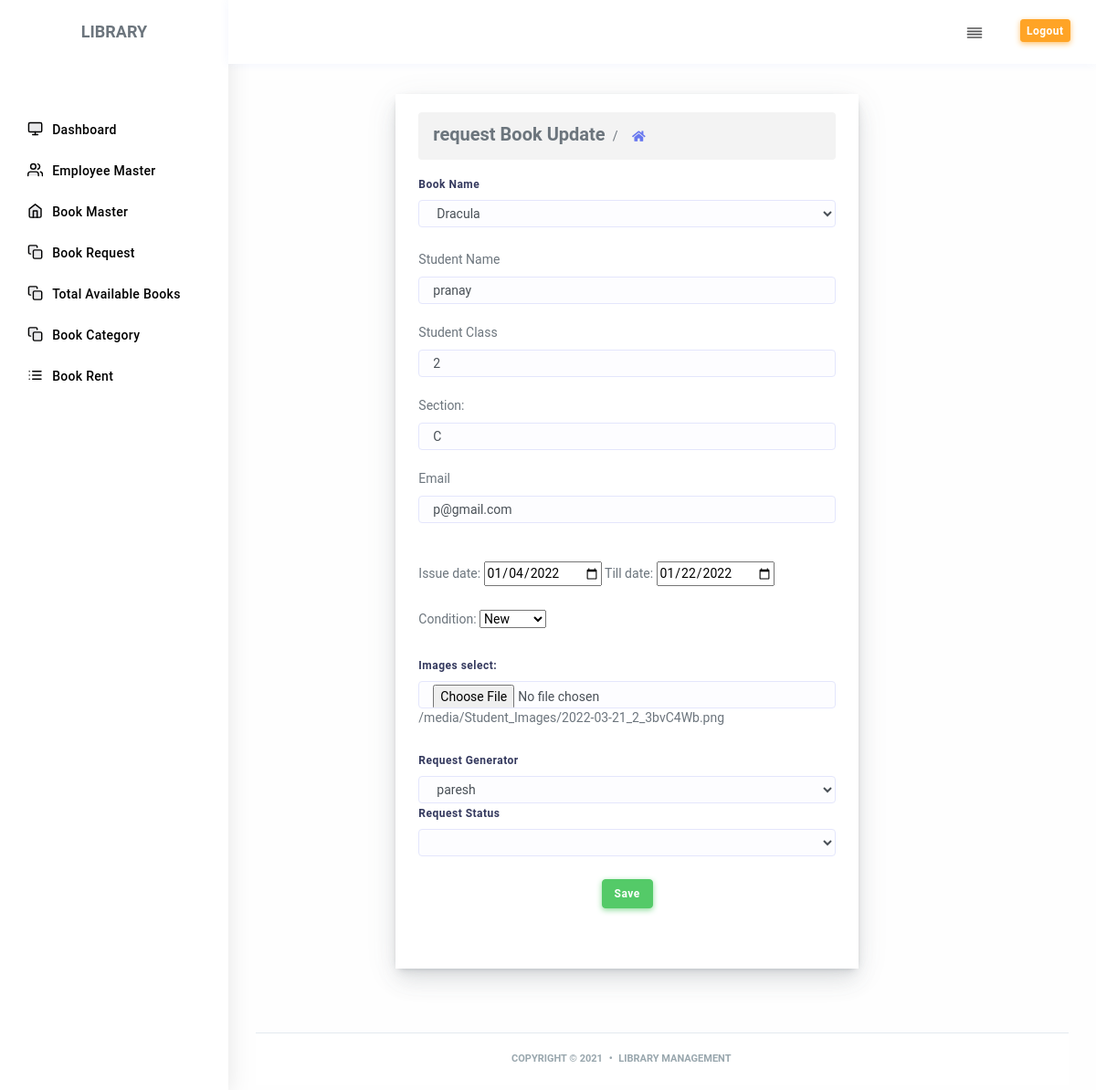
/edit_request/57/, run on the app's committed database.
### library_app/models.py (models this page shows)
class Student(models.Model):
    book_name=models.CharField(max_length=50, null=True, blank=True)
    stu_name=models.CharField(max_length=50, null=True, blank=True)
    stu_class=models.CharField(max_length=50, null=True, blank=True)
    section=models.CharField(max_length=50, null=True, blank=True)
    email=models.EmailField(max_length=50, null=True, blank=True)
    issue_date=models.DateField(max_length=50, null=True, blank=True)
    till_date=models.DateField(max_length=50, null=True, blank=True)
    condition=models.CharField(max_length=50, null=True, blank=True)
    img= models.ImageField(max_length=50, null=True, blank=True, upload_to = "Student_Images/")
    request_generator=models.CharField(max_length=50, null=True, blank=True)
    request=models.CharField(max_length=50, null=True, blank=True)
    difference=models.CharField(max_length=50,null=True, blank=True)
    charges=models.CharField(max_length=50, null=True, blank=True)
    return_status=models.BooleanField(null=True, blank=True ,default=False)
    payment_status=models.BooleanField(null=True, blank=True ,default=False)

### library_app/views.py (the view)
# urls.py: re_path('edit_request/(?P<id>[0-9]+)/$', views.edit_request, name='edit_request'),
def edit_request(request, id):
    obj=Student.objects.get(id=id)
    obj1= Book_Master.objects.all().order_by("id")
    obj2= User.objects.all().order_by("id")
    return render(request, 'edit_request.html', {"user_id": id, "obj":obj, "obj1":obj1, "obj2":obj2})

### library_app/templates/edit_request.html (shortened to what this page needs)
<!DOCTYPE html>
{% include "header.html" %}
<html lang="en">
<head>
</head>
<body style="background-color: #fdfcfc03;" >
 <div class="main-content">
        <section class="section">
          <div class="section-body" >
            <div class="row" >
              <div class="col-lg-2" >
              </div>
				<div class="col-lg-7">
					<div class="card" >
						<div class="card-body">
							 <ul class="breadcrumb breadcrumb-style "style="background: #f3f3f3;">
								<li class="breadcrumb-item">
								  <h5 class="page-title m-b-0">request Book Update</h5>
								</li>
								<li class="breadcrumb-item">
								  <a href="/dashboard/">
									<i class="fas fa-home"></i></a>
								</li>
								</ul>
                                <form action="" method="get" id='new_user_form' style="margin: 25 px auto"  ; >
                                  <div class="form-group">
                                    <label>Book Name</label>
                                    <select id="book_name" class="form-control" >
                                    {% for i in obj1 %}
                                        <option value = "{{i.book_name}}" >{{i.book_name}}</option>
                                    {% endfor %}
                                    </select>
                                    </div>
                                    <label for="stu_name">Student Name</label>
                                    <input type="text" value= {{obj.stu_name}} id="stu_name" class="form-control" name="stu_name" tabindex="1" placeholder="stu_name"><br>
                                    <label for="stu_class">Student Class</label>
                                    <input type="number" value={{obj.stu_class}} id="stu_class" class="form-control" name="stu_class" tabindex="1" placeholder="stu_class"><br>
                                    <label for="section">Section:</label>
                                    <input type="text" id="section" value= {{obj.section}} class="form-control" name="section" tabindex="1"  required autofocus  placeholder="section" > <br>
                                    <label for="email">Email</label>
                                    <input type="email" id="email" value= {{obj.email}} class="form-control" name="email" tabindex="1"  required autofocus  placeholder="email" > <br>
                                    <br>
                                    <label for="issue">Issue date:</label>
                                    <input type="date" value="{{obj.issue_date | date:'Y-m-d'}}" id="issue_date" name="trip-start">
                                    <label for="till">Till date:</label>
                                    <input type="date" id="till_date" value="{{obj.till_date | date:'Y-m-d'}}" name="trip-end">
                                    <br> <br>
                                    <label for="condition">Condition:</label>
                                                   <select name="condition" id="condition">
                                        <option value="new">New</option>
                                      </select> <br> <br>
                                      <div class="form-group">
                                        <label>Images select:</label>
                                      <input type="file" id="img"  class="form-control" name="img" accept="image/*">
                                      <span> {{obj.img.url}} </span>
                                                  </div>
                                      <div class="form-group">
                                        <label>Request Generator</label>
                                        <select id="request_generator" class="form-control" >
                                        {% for i in obj2 %}
                                            <option value = "{{i.name}}" >{{i.name}}</option>
                                        {% endfor %}
                                        </select>
                                        <div class="form-group">
                                          <label for="request_status">Request Status</label>
                                                              <select  type="text" id="request_status"  class="form-control" name="request_status" placeholder="request_status" >
                                            </select>
                                                 </div>
                                    <center>
                                      <button type="button" type="submit" class="btn btn-success" value="save" onclick="request_edit()" >Save </button>
                                    </center>
                   </div>
               </div>
           </div>
        </div>
          </div>
    </div>
  </body>
{% include "footer.html" %}
</html>

### data on the page
Student: stu_name "pranay", stu_class "2", section "C", email "p@gmail.com", trip-start "01/04/2022", trip-end "01/22/2022", img "/media/Student_Images/2022-03-21_2_3bvC4Wb.png"

### other printed values
form field value "Dracula"
form field value "paresh"
